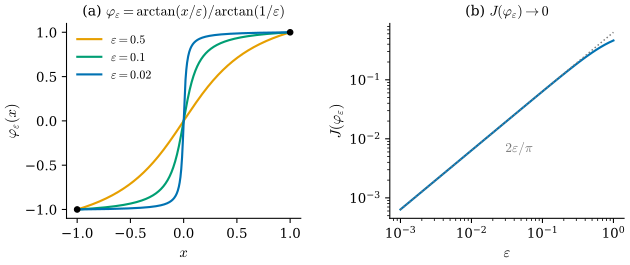

Source code (Python):
"""Figure 42.2.2: an energy whose infimum is not attained (Section 42.2, History box).

J(phi) = int_{-1}^{1} x^2 phi'(x)^2 dx with phi(-1) = -1, phi(1) = 1, and the family
phi_eps(x) = arctan(x / eps) / arctan(1 / eps).
(a) phi_eps for eps = 0.5, 0.1, 0.02 (the steeper the smaller eps);
(b) J(phi_eps) = (eps arctan(1/eps) - eps^2/(1 + eps^2)) / arctan(1/eps)^2 against eps (log-log); the dotted line is
    2 eps / pi, the small-eps asymptote. Self-check: the closed form agrees with a 20000-point midpoint rule.

Run from the project root:
``PYTHONPATH=tools python3 chapters/42-laplace-beltrami/figures/fig-42-2-2-weierstrass.py``
"""

import dgfig  # noqa: E402

dgfig.setup()

import matplotlib.pyplot as plt  # noqa: E402
import numpy as np  # noqa: E402

col = dgfig.COLORS


def phi(x, e):
    return np.arctan(x / e) / np.arctan(1 / e)


def J_closed(e):
    return (e * np.arctan(1 / e) - e ** 2 / (1 + e ** 2)) / np.arctan(1 / e) ** 2


xm = -1 + (np.arange(20000) + 0.5) / 10000
for e in (0.5, 0.1, 0.02):
    dphi = (1 / np.arctan(1 / e)) * e / (e ** 2 + xm ** 2)
    assert abs(np.sum(xm ** 2 * dphi ** 2) / 10000 - J_closed(e)) < 1e-6
    assert abs(phi(-1, e) + 1) < 1e-14 and abs(phi(1, e) - 1) < 1e-14
es = np.geomspace(1e-3, 1.0, 50)
assert np.all(np.diff(J_closed(es)) > 0) and abs(J_closed(1e-3) / (2e-3 / np.pi) - 1) < 2e-3
print("J(phi_eps) for eps = 0.5, 0.1, 0.02, 0.001:", [f"{J_closed(e):.4f}" for e in (0.5, 0.1, 0.02, 1e-3)])

fig, (axa, axb) = plt.subplots(1, 2, figsize=(6.6, 2.9))
xs = np.linspace(-1, 1, 801)
for e, c in ((0.5, col["accent"]), (0.1, col["third"]), (0.02, col["tangent"])):
    axa.plot(xs, phi(xs, e), color=c, lw=1.6, label=rf"$\varepsilon = {e}$")
axa.plot([-1, 1], [-1, 1], "o", color=col["main"], ms=4)
axa.set_xlabel(r"$x$")
axa.set_ylabel(r"$\varphi_\varepsilon(x)$")
axa.legend(fontsize=9, frameon=False, loc="upper left")
axa.set_title(r"(a) $\varphi_\varepsilon = \arctan(x/\varepsilon)/\arctan(1/\varepsilon)$", fontsize=10.5)
axa.spines[["top", "right"]].set_visible(False)
axb.loglog(es, J_closed(es), color=col["tangent"], lw=1.6)
axb.loglog(es, 2 * es / np.pi, ":", color=col["aux"], lw=1.1)
axb.text(3e-2, 6e-3, r"$2\varepsilon/\pi$", fontsize=10, color=col["aux"])
axb.set_xlabel(r"$\varepsilon$")
axb.set_ylabel(r"$J(\varphi_\varepsilon)$")
axb.set_title(r"(b) $J(\varphi_\varepsilon) \to 0$", fontsize=10.5)
axb.spines[["top", "right"]].set_visible(False)
fig.subplots_adjust(left=0.1, right=0.98, top=0.88, bottom=0.18, wspace=0.38)
dgfig.save(fig, __file__)
